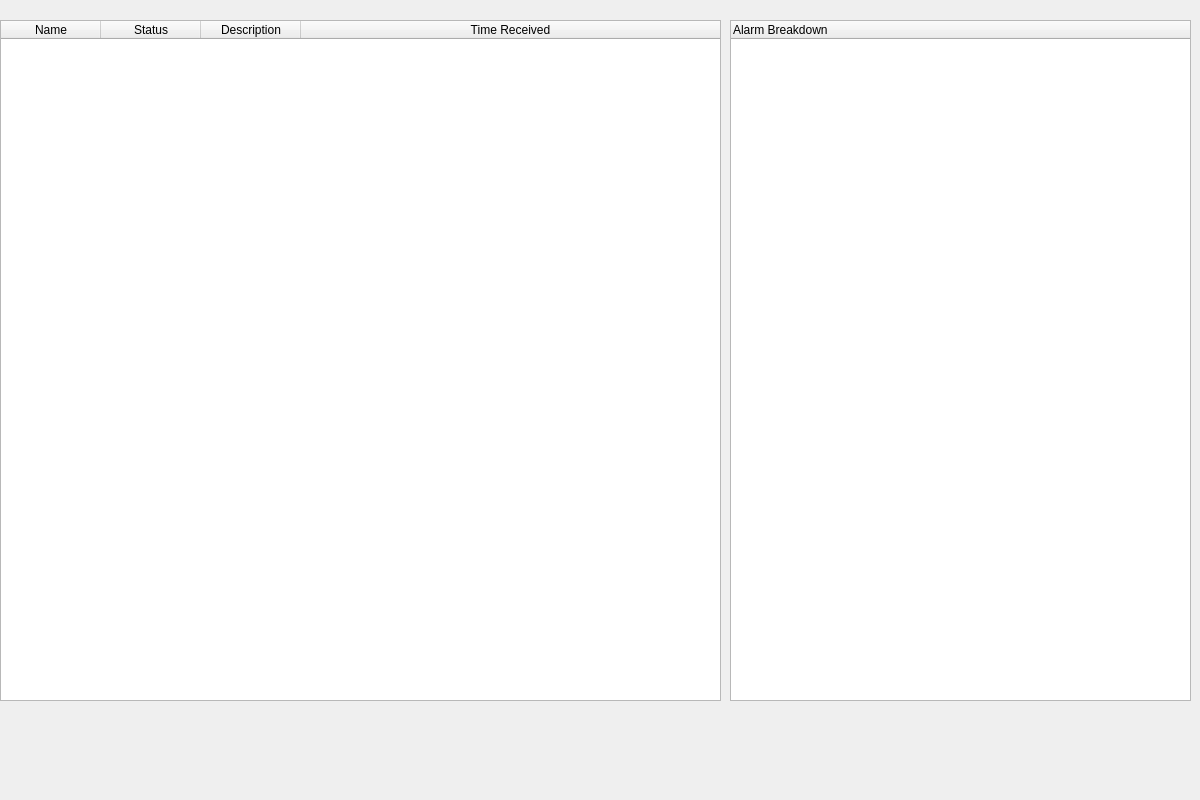
<?xml version="1.0" encoding="UTF-8"?>
<ui version="4.0">
 <class>Form</class>
 <widget class="QWidget" name="Form">
  <property name="geometry">
   <rect>
    <x>0</x>
    <y>0</y>
    <width>1200</width>
    <height>800</height>
   </rect>
  </property>
  <property name="windowTitle">
   <string>Form</string>
  </property>
  <widget class="QTableWidget" name="alarm_table">
   <property name="geometry">
    <rect>
     <x>0</x>
     <y>20</y>
     <width>721</width>
     <height>681</height>
    </rect>
   </property>
   <property name="sizePolicy">
    <sizepolicy hsizetype="Expanding" vsizetype="Expanding">
     <horstretch>0</horstretch>
     <verstretch>0</verstretch>
    </sizepolicy>
   </property>
   <property name="showGrid">
    <bool>false</bool>
   </property>
   <attribute name="horizontalHeaderHighlightSections">
    <bool>true</bool>
   </attribute>
   <attribute name="horizontalHeaderStretchLastSection">
    <bool>true</bool>
   </attribute>
   <column>
    <property name="text">
     <string>Name</string>
    </property>
   </column>
   <column>
    <property name="text">
     <string>Status</string>
    </property>
   </column>
   <column>
    <property name="text">
     <string>Description</string>
    </property>
   </column>
   <column>
    <property name="text">
     <string>Time Received</string>
    </property>
   </column>
  </widget>
  <widget class="QTreeWidget" name="alarm_tree">
   <property name="geometry">
    <rect>
     <x>730</x>
     <y>20</y>
     <width>461</width>
     <height>681</height>
    </rect>
   </property>
   <column>
    <property name="text">
     <string>Alarm Breakdown</string>
    </property>
   </column>
  </widget>
 </widget>
 <resources/>
 <connections/>
</ui>
